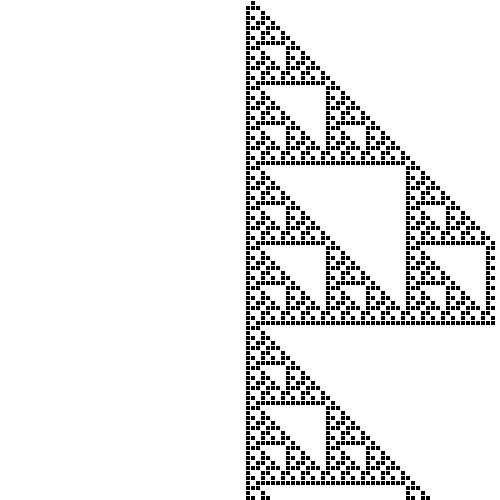
Frame 1 (no input)
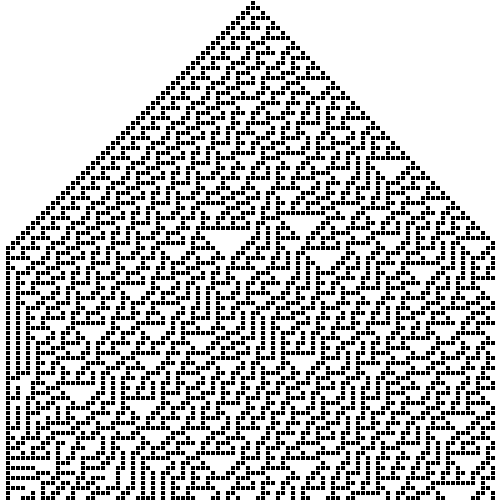
Frame 60 (the mouse pressed at the canvas centre just before this capture)
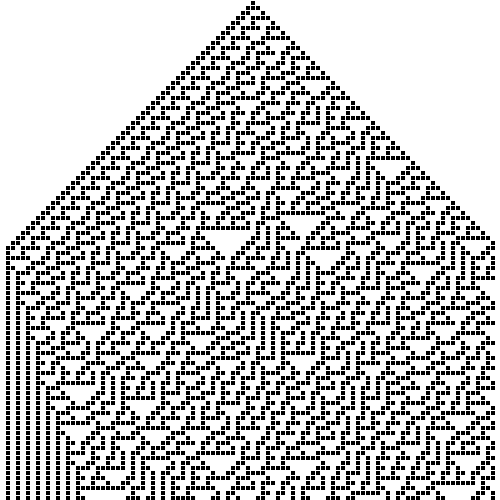
Frame 120 (the mouse held since frame 60 and released just before this capture)

The Processing sketch that drew these frames (run headless with seeded random() and noise(); from frame 60 on, the mouse is pressed at the canvas centre):

// Processing sketch: elementaryCellularAutomata
// ── elementaryCellularAutomata.pde
// 2D Array of objects
Cell[][] grid;

// Number of columns and rows in the grid
int cols = 100;
int rows = 100;

boolean[] outcomeRule = {false,false,false,true,true,true,true,false}; // rule 30

void setup() {
  size(500,500);
  grid = new Cell[cols][rows];
  for (int i = 0; i < cols; i++) {
    for (int j = 0; j < rows; j++) {
      // Initialize each object
      grid[i][j] = new Cell(i*5,j*5,5,5,false);
    }
  }
  // Initialize the pattern
  grid[cols/2][0].filled = true;
}

void draw() {
  background(0);
  // The counter variables i and j are also the column and row numbers and 
  // are used as arguments to the constructor for each object in the grid.  
  for (int i = 0; i < cols; i++) {
    for (int j = 0; j < rows; j++) {
      
      // calculate the result
      // as long as it's not the left/rightmost cell
      if(i > 0 && i < cols-1) {
        // or the topmost row
        if(j > 0) {
          // get the comparison cells
          boolean cellUpLeft = grid[i-1][j-1].filled;
          boolean cellUpCentre = grid[i][j-1].filled;
          boolean cellUpRight = grid[i+1][j-1].filled;
      
          // 111 and 110
          if(cellUpLeft) {
            if(cellUpCentre) {
              if(cellUpRight) {
                grid[i][j].filled = outcomeRule[0];  // 111
              }
              else {
                grid[i][j].filled = outcomeRule[1];  // 110
              }
            }
          }
          // 101 and 100
          if(cellUpLeft) {
            if(!cellUpCentre) {
              if(cellUpRight) {
                grid[i][j].filled = outcomeRule[2];  // 101
              }
              else {
                grid[i][j].filled = outcomeRule[3];  // 100
              }
            }
          }
          // 011 and 010
          if(!cellUpLeft) {
            if(cellUpCentre) {
              if(cellUpRight) {
                grid[i][j].filled = outcomeRule[4];  // 011
              }
              else {
                grid[i][j].filled = outcomeRule[5];  // 010
              }
            }
          }
          // 001 and 000
          if(!cellUpLeft) {
            if(!cellUpCentre) {
              if(cellUpRight) {
                grid[i][j].filled = outcomeRule[6];  // 001
              }
              else {
                grid[i][j].filled = outcomeRule[7];  // 000
              }
            }
          }
        }
      }
      
      // display each cell
      grid[i][j].display();
    }
  }
}

// A Cell object
class Cell {
  // A cell object knows about its location in the grid 
  // as well as its size with the variables x,y,w,h
  float x,y;   // x,y location
  float w,h;   // width and height
  boolean filled; // value determines colour

  // Cell Constructor
  Cell(float tempX, float tempY, float tempW, float tempH, boolean tempFilled) {
    x = tempX;
    y = tempY;
    w = tempW;
    h = tempH;
    filled = tempFilled;
  }

  void display() {
    stroke(255);
    // Color calculated using filled value
    if(filled) {
      fill(0);
    }
    else {
      fill(255);
    }
    rect(x,y,w,h);
  }
}
